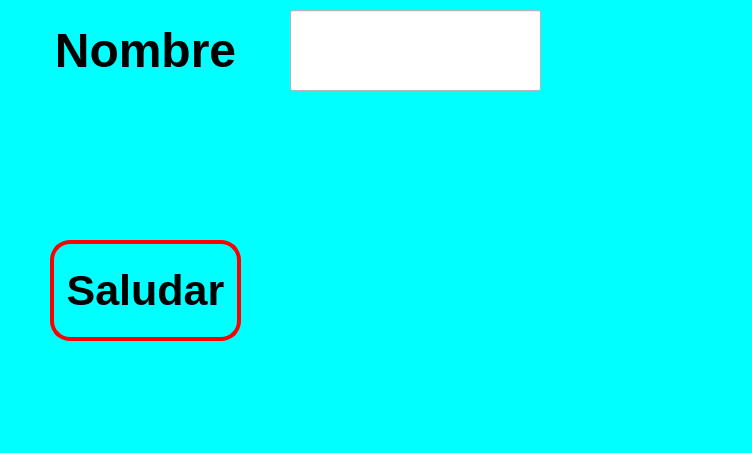
<?xml version="1.0" encoding="UTF-8"?>
<ui version="4.0">
 <class>MainWindow</class>
 <widget class="QMainWindow" name="MainWindow">
  <property name="geometry">
   <rect>
    <x>0</x>
    <y>0</y>
    <width>752</width>
    <height>453</height>
   </rect>
  </property>
  <property name="font">
   <font>
    <pointsize>32</pointsize>
    <weight>75</weight>
    <bold>true</bold>
   </font>
  </property>
  <property name="windowTitle">
   <string>MainWindow</string>
  </property>
  <property name="styleSheet">
   <string notr="true">background-color: rgb(0, 255, 0);
background-color: rgb(0, 255, 255);</string>
  </property>
  <widget class="QWidget" name="centralwidget">
   <widget class="QPushButton" name="btn_saludar">
    <property name="geometry">
     <rect>
      <x>50</x>
      <y>240</y>
      <width>191</width>
      <height>101</height>
     </rect>
    </property>
    <property name="font">
     <font>
      <pointsize>32</pointsize>
      <weight>75</weight>
      <bold>true</bold>
      <stylestrategy>PreferDefault</stylestrategy>
      <kerning>false</kerning>
     </font>
    </property>
    <property name="styleSheet">
     <string notr="true">background-color: cyan;
border: 4px solid red;
border-radius:20px;
color: black;</string>
    </property>
    <property name="text">
     <string>Saludar</string>
    </property>
   </widget>
   <widget class="QLabel" name="titulo">
    <property name="geometry">
     <rect>
      <x>10</x>
      <y>10</y>
      <width>271</width>
      <height>81</height>
     </rect>
    </property>
    <property name="styleSheet">
     <string notr="true">background-color: rgb(0, 255, 255);</string>
    </property>
    <property name="text">
     <string>&lt;html&gt;&lt;head/&gt;&lt;body&gt;&lt;p align=&quot;center&quot;&gt;&lt;span style=&quot; font-size:36pt; font-weight:600;&quot;&gt;Nombre&lt;/span&gt;&lt;/p&gt;&lt;/body&gt;&lt;/html&gt;</string>
    </property>
   </widget>
   <widget class="QLineEdit" name="txt_nombre">
    <property name="geometry">
     <rect>
      <x>290</x>
      <y>10</y>
      <width>251</width>
      <height>81</height>
     </rect>
    </property>
    <property name="font">
     <font>
      <pointsize>32</pointsize>
      <weight>75</weight>
      <bold>true</bold>
     </font>
    </property>
    <property name="styleSheet">
     <string notr="true">background-color: rgb(255, 255, 255);</string>
    </property>
    <property name="text">
     <string/>
    </property>
    <property name="alignment">
     <set>Qt::AlignCenter</set>
    </property>
   </widget>
  </widget>
  <widget class="QMenuBar" name="menubar">
   <property name="geometry">
    <rect>
     <x>0</x>
     <y>0</y>
     <width>752</width>
     <height>21</height>
    </rect>
   </property>
  </widget>
  <widget class="QStatusBar" name="statusbar"/>
 </widget>
 <resources/>
 <connections/>
</ui>
